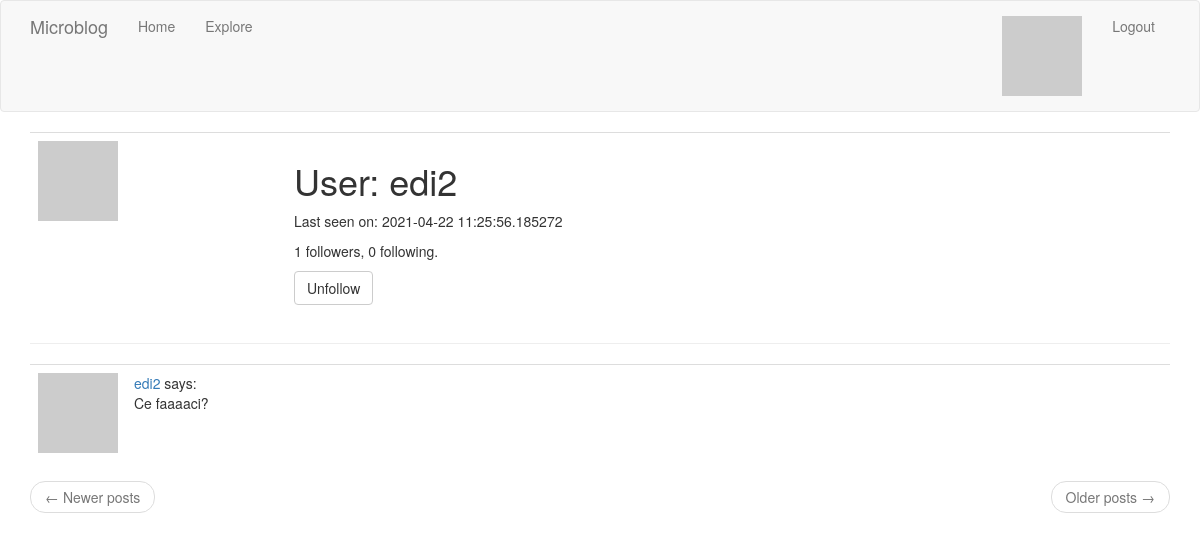
The app's page /user/edi2 (signed in) with its own data.
### app/models.py (models this page shows, shortened)
class User(UserMixin, db.Model):
    id = db.Column(db.Integer, primary_key=True)
    username = db.Column(db.String(64), index=True, unique=True)
    email = db.Column(db.String(120), index=True, unique=True)
    password_hash = db.Column(db.String(128))
    """
    user.posts will retrieve all the Posts made by this User
    post.author will retrieve the User that made the Post
    """
    posts = db.relationship("Post", backref="author", lazy="dynamic")
    about_me = db.Column(db.String(140))
    last_seen = db.Column(db.DateTime, default = datetime.utcnow)
    """
    Define many-to-many relationship between User instances.
    user1 = user2 has the meaning of: user1 is following user2
        * secondary = sets association table defined above
        * primaryjoin = links follower with association table
        * secondaryjoin = links followed with association table
    """
    followed = db.relationship(
        "User", secondary = followers,
        primaryjoin=(followers.c.follower_id == id),
        secondaryjoin=(followers.c.followed_id == id),
        backref=db.backref("followers", lazy = "dynamic"), lazy = "dynamic")
    def avatar(self, size):
        digest = md5(self.email.lower().encode("utf-8")).hexdigest()
        return "https://www.gravatar.com/avatar/{}?d=identicon&s={}".format(digest, size)
    def is_following(self, user):
        return self.followed.filter(followers.c.followed_id == user.id).count() > 0

class Post(db.Model):
    id = db.Column(db.Integer, primary_key=True)
    body = db.Column(db.String(140))
    timestamp = db.Column(db.DateTime, index=True, default=datetime.utcnow)
    user_id = db.Column(db.Integer, db.ForeignKey("user.id"))

### app/routes.py (the view)
@app.route("/user/<username>")
@login_required
def user(username):
    form = EmptyFollowForm()
    user = User.query.filter_by(username = username).first_or_404()
    page = request.args.get(key = 'page', default = 1, type = int)
    ret_404_on_empty_range = False
    posts = user.posts.order_by(Post.timestamp.desc())\
                .paginate(page, app.config['POSTS_PER_PAGE'], ret_404_on_empty_range)
    next_url = url_for("user", username = username, page = posts.next_num)\
            if posts.has_next else None
    prev_url = url_for("user", username = username, page = posts.prev_num)\
            if posts.has_prev else None
    return render_template("user.html", user = user, form = form,
            posts = posts.items, next_url = next_url, prev_url = prev_url)

### app/forms.py
class EmptyFollowForm(FlaskForm):
    submit = SubmitField('Submit')

### app/models.py (called while the page is built)
@login.user_loader
def load_user(id):
    return User.query.get(int(id))

### app/routes.py (called while the page is built)
@app.before_request
def before_request():
    if current_user.is_authenticated:
        current_user.last_seen = datetime.utcnow()
        db.session.commit()

### app/templates/user.html (shortened to what this page needs)
{% extends "base.html" %}
{% block app_content %}
    <table class="table table-hover">
        <tr valign="top">
            <td width="256px"><img src="{{ user.avatar(256) }}"</td>
            <td>
                <h1>User: {{ user.username }}</h1>
                {% if user.last_seen %}
                    <p>Last seen on: {{ user.last_seen }}</p>
                {% endif %}
                <p>{{ user.followers.count() }} followers, {{ user.followed.count() }} following.</p>
                {% if user == current_user %}
                    <p><a class="btn btn-default" href="{{ url_for('edit_profile') }}">Edit your profile</a></p>
                {% else %}
                    <p>
                        <form action="{{ url_for('unfollow', username=user.username) }}" method="post">
                            {{ form.submit(value='Unfollow', class_ = "btn btn-default") }}
                        </form>
                    </p>
                {% endif %}
            </td>
        </tr>
    </table>
    <hr>
    {% include "paginated_posts.html" %}
{% endblock %}

### app/templates/sub_post.html
<table class="table table-hover">
    <tr>
        <td class="col-xs-1">
            <a href={{url_for("user", username = post.author.username)}}>
                <img src="{{ post.author.avatar(64) }}" />
            </a>
        </td>
        <td class = "col-xs-11">
            <a href={{url_for("user", username = post.author.username)}}>
                {{ post.author.username }}
            </a>
            says:<br>{{ post.body }}
        </td>
    </tr>
</table>

### records on screen
User: username "edi2", last_seen "2021-04-22 11:25:56.185272"
Post: author.username "edi2", body "Ce faaaaci?"

### other values on screen
{{ user.followers.count() }} "1"
{{ user.followed.count() }} "0"
